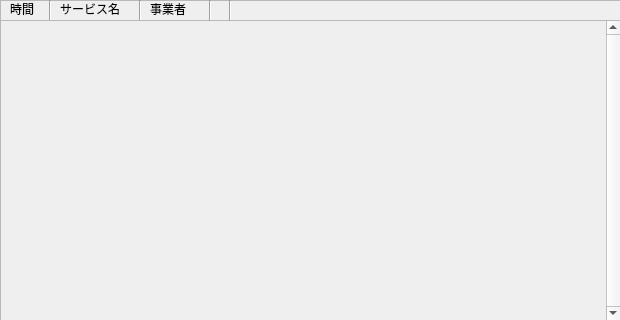
<?xml version="1.0" encoding="UTF-8"?>
<ui version="4.0">
 <class>care_plan_widget</class>
 <widget class="QWidget" name="care_plan_widget">
  <property name="enabled">
   <bool>true</bool>
  </property>
  <property name="geometry">
   <rect>
    <x>0</x>
    <y>0</y>
    <width>620</width>
    <height>320</height>
   </rect>
  </property>
  <property name="contextMenuPolicy">
   <enum>Qt::NoContextMenu</enum>
  </property>
  <property name="windowTitle">
   <string>Form</string>
  </property>
  <widget class="QLabel" name="service_name">
   <property name="geometry">
    <rect>
     <x>60</x>
     <y>0</y>
     <width>71</width>
     <height>18</height>
    </rect>
   </property>
   <property name="text">
    <string>サービス名</string>
   </property>
  </widget>
  <widget class="QLabel" name="provider">
   <property name="geometry">
    <rect>
     <x>150</x>
     <y>0</y>
     <width>51</width>
     <height>18</height>
    </rect>
   </property>
   <property name="text">
    <string>事業者</string>
   </property>
  </widget>
  <widget class="QLabel" name="time">
   <property name="geometry">
    <rect>
     <x>10</x>
     <y>0</y>
     <width>31</width>
     <height>18</height>
    </rect>
   </property>
   <property name="text">
    <string>時間</string>
   </property>
  </widget>
  <widget class="Line" name="line_2">
   <property name="geometry">
    <rect>
     <x>130</x>
     <y>0</y>
     <width>20</width>
     <height>21</height>
    </rect>
   </property>
   <property name="orientation">
    <enum>Qt::Vertical</enum>
   </property>
  </widget>
  <widget class="Line" name="line_1">
   <property name="geometry">
    <rect>
     <x>40</x>
     <y>0</y>
     <width>20</width>
     <height>21</height>
    </rect>
   </property>
   <property name="orientation">
    <enum>Qt::Vertical</enum>
   </property>
  </widget>
  <widget class="QScrollArea" name="service_area">
   <property name="geometry">
    <rect>
     <x>0</x>
     <y>20</y>
     <width>621</width>
     <height>301</height>
    </rect>
   </property>
   <property name="verticalScrollBarPolicy">
    <enum>Qt::ScrollBarAlwaysOn</enum>
   </property>
   <property name="horizontalScrollBarPolicy">
    <enum>Qt::ScrollBarAlwaysOff</enum>
   </property>
   <property name="widgetResizable">
    <bool>false</bool>
   </property>
   <property name="alignment">
    <set>Qt::AlignLeading|Qt::AlignLeft|Qt::AlignTop</set>
   </property>
   <widget class="QWidget" name="scrollAreaWidgetContents">
    <property name="geometry">
     <rect>
      <x>0</x>
      <y>0</y>
      <width>599</width>
      <height>297</height>
     </rect>
    </property>
   </widget>
  </widget>
  <widget class="Line" name="line_3">
   <property name="geometry">
    <rect>
     <x>200</x>
     <y>0</y>
     <width>20</width>
     <height>21</height>
    </rect>
   </property>
   <property name="orientation">
    <enum>Qt::Vertical</enum>
   </property>
  </widget>
  <widget class="Line" name="line_4">
   <property name="geometry">
    <rect>
     <x>220</x>
     <y>0</y>
     <width>20</width>
     <height>21</height>
    </rect>
   </property>
   <property name="orientation">
    <enum>Qt::Vertical</enum>
   </property>
  </widget>
  <widget class="QFrame" name="frame">
   <property name="geometry">
    <rect>
     <x>0</x>
     <y>0</y>
     <width>621</width>
     <height>321</height>
    </rect>
   </property>
   <property name="frameShape">
    <enum>QFrame::StyledPanel</enum>
   </property>
   <property name="frameShadow">
    <enum>QFrame::Raised</enum>
   </property>
  </widget>
  <zorder>frame</zorder>
  <zorder>service_name</zorder>
  <zorder>provider</zorder>
  <zorder>time</zorder>
  <zorder>line_2</zorder>
  <zorder>line_1</zorder>
  <zorder>service_area</zorder>
  <zorder>line_3</zorder>
  <zorder>line_4</zorder>
 </widget>
 <resources/>
 <connections/>
</ui>
